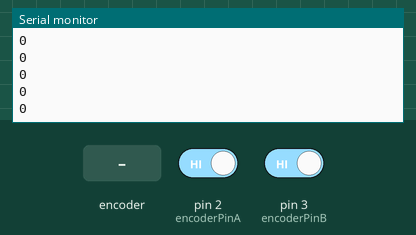
The sketch below on a simulated Arduino Uno, built with avr-gcc and run on an emulated ATmega328P. On the bench: the last lines printed to the serial monitor. The inputs (shaded band) are chosen by the test bench; at power-on: pin 2 (encoderPinA) HIGH, pin 3 (encoderPinB) HIGH.

Above: at 1.2 s.
1.3 s: rotary encoder on pin 2 (encoderPinA) / pin 3 (encoderPinB) turned 1 step (first pin leading)
At 1.31 s:
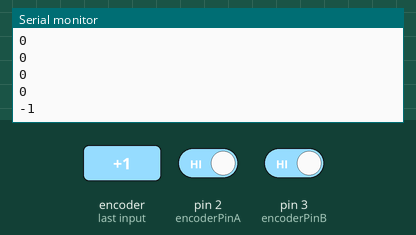
3.0 s: rotary encoder on pin 2 (encoderPinA) / pin 3 (encoderPinB) turned 1 step (first pin leading)
At 3.01 s:
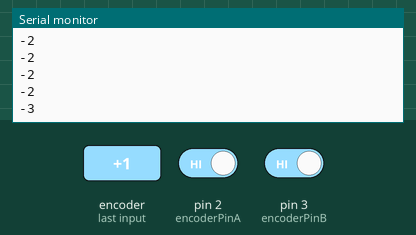
Timing chart, 0 to 6.0 s (numbered marks = the images above; inputs shaded):
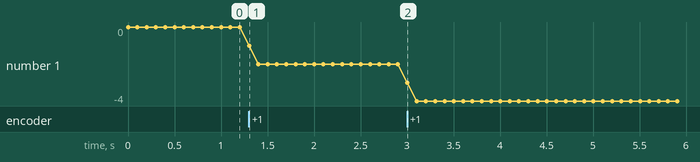

Measured:
- after the input at 1.3 s, the serial monitor: prints a new line at once (image 1)
- after the input at 3.0 s, the serial monitor: prints a new line at once (image 2)
- plotted number 1: 0 → -2 after the input at 1.3 s, -2 → -4 after the input at 3.0 s

The sketch:

mouse_encoder_v1.ino
```cpp
const int encoderPinA = 2;
const int encoderPinB = 3;

volatile int encoderCount = 0;

void setup() {
  pinMode(encoderPinA, INPUT_PULLUP);
  pinMode(encoderPinB, INPUT_PULLUP);
  attachInterrupt(digitalPinToInterrupt(encoderPinA), handleEncoderInterrupt, CHANGE);
  Serial.begin(9600);
}

void loop() {
  Serial.println(encoderCount);
  delay(100);
}

void handleEncoderInterrupt() {
  if (digitalRead(encoderPinA) == digitalRead(encoderPinB)) {
    encoderCount++;
  } else {
    encoderCount--;
  }
}
```
